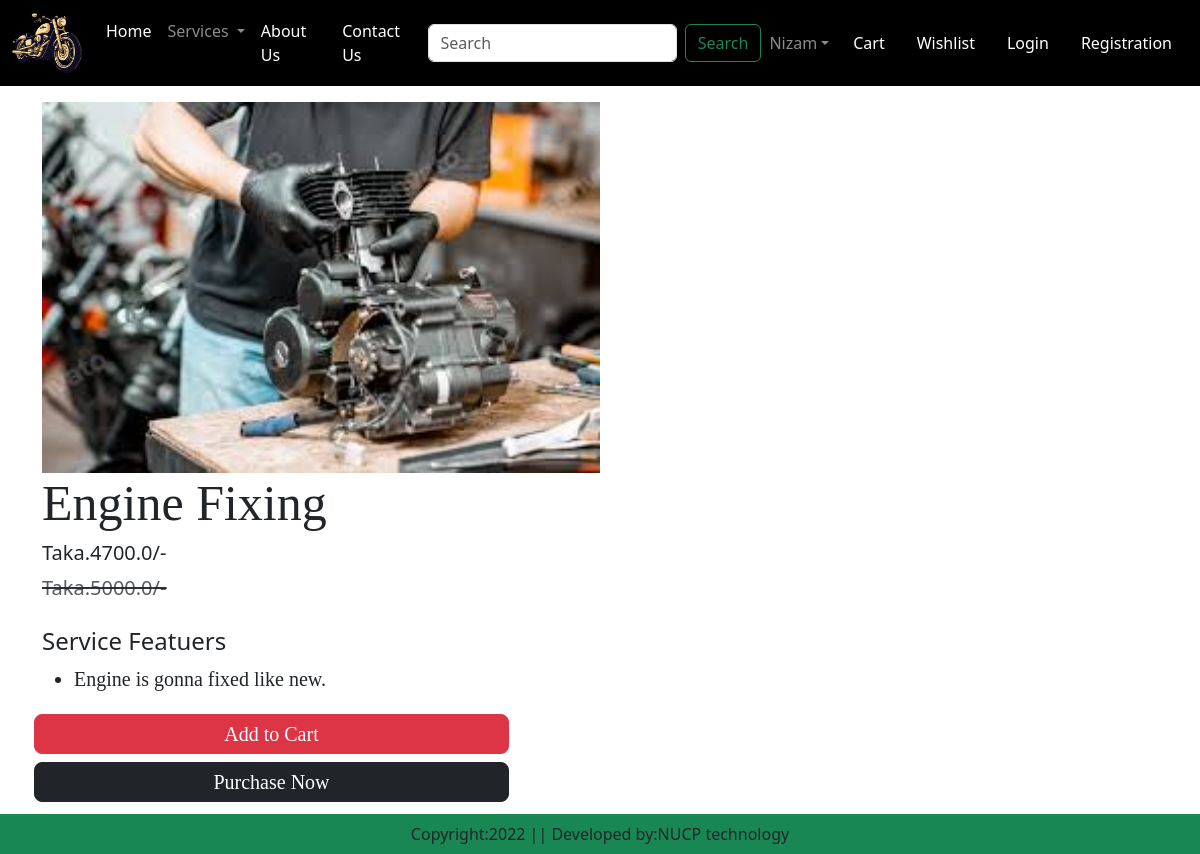
Page /services-detail/1 on the committed database.
### rush/models.py (models this page shows, shortened)
class Services(models.Model):
    title=models.CharField(max_length=100)
    selling_price=models.FloatField()
    discounted_price=models.FloatField()
    description=models.TextField()
    composition=models.TextField(default="")
    servapp=models.TextField(default="")
    catagory=models.CharField(choices=CATEGORY_CHOICES, max_length=2)
    service_image=models.ImageField(upload_to="services")

### rush/views.py (the view)
# urls.py: path('services-detail/<int:pk>',views.ServicesDetail.as_view() , name='services-detail'),
class ServicesDetail(View):
    def get(self,request,pk):
        services = Services.objects.get(pk=pk)
        return render(request,"app/services_detail.html",locals())

### rush/templates/app/services_detail.html (shortened to what this page needs)
{% extends 'app/base.html' %}
{% load static %}
{% block main-content %}
    <div class="container">
        <div class="row flex justify-content-between">
            <div class="img2 col-lg-5nmt-5">
                <img src="{{services.service_image.url}}" class="image col-xs-6 col-sm-12 col-lg-12 mt-3 text-sm-center w-50 h-70" alt="">
            </div>
            <div class="servicsedetail col-lg-5">
                <h1 style="font-family:Georgia; font-size:50px;">{{services.title}}</h1>
                <h5>Taka.{{services.discounted_price}}/-</h5>
                <small class="text-decoration-line-through text-muted
                fs-5"><del>Taka.{{services.selling_price}}/-</del></small>
                <br><br><h4>Service Featuers </h4>
                <ul class="fs-5" style="font-family:Rajdhani;">
                    <li>{{services.description}}</li>
                </ul>
                <div class="buttons row flex" style="font-family:Rajdhani;">
                    <button type="submit" class="d-grid gap-2 btn1 btn btn-danger
                     p-1 m-1 btn-lg text-decoration-none text-white">Add to Cart</button>
                    <div class=" btn btn-dark p-1 m-1 btn-lg"><a href="#" class="text-decoration-none text-white">Purchase Now</a></div>
                </div>
            </div>
        </div>
    </div>
<br><br>
{% endblock main-content %}

### rows in the picture
Services: service_image (picture), title "Engine Fixing", discounted_price "4700.0", selling_price "5000.0", description "Engine is gonna fixed like new."
